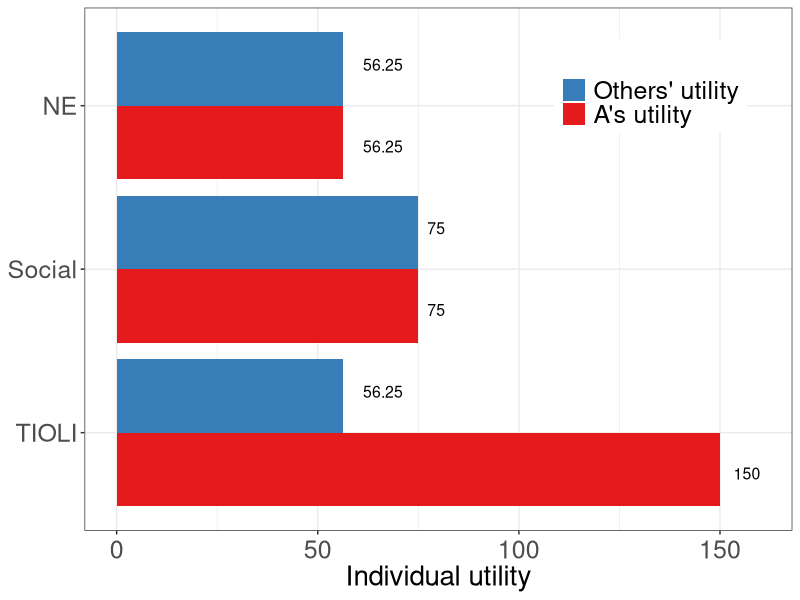
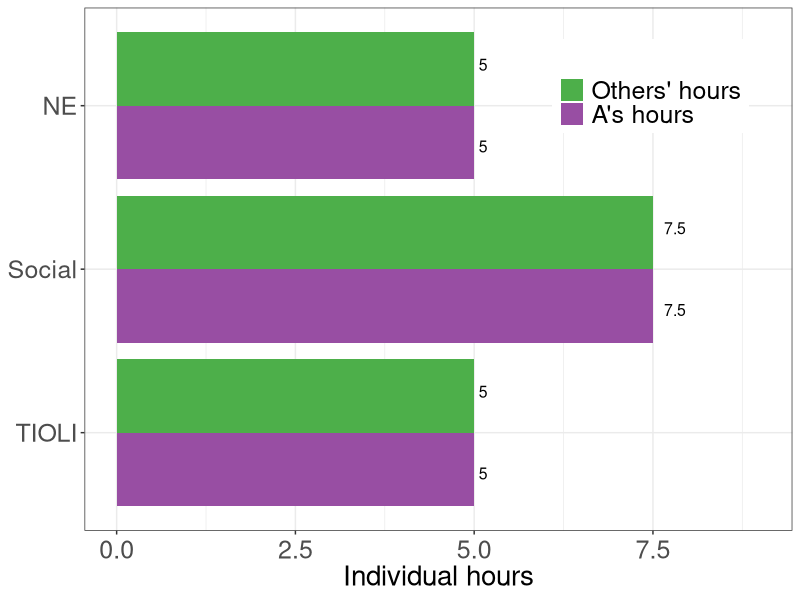
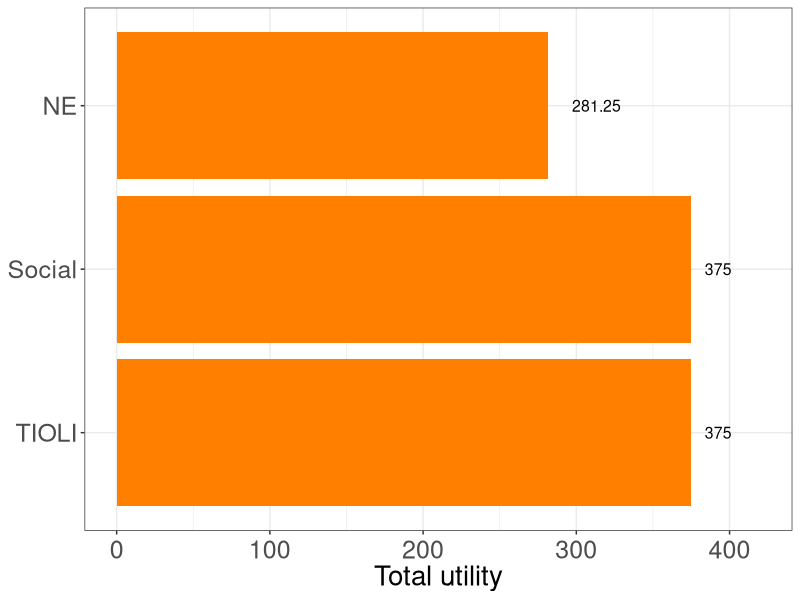
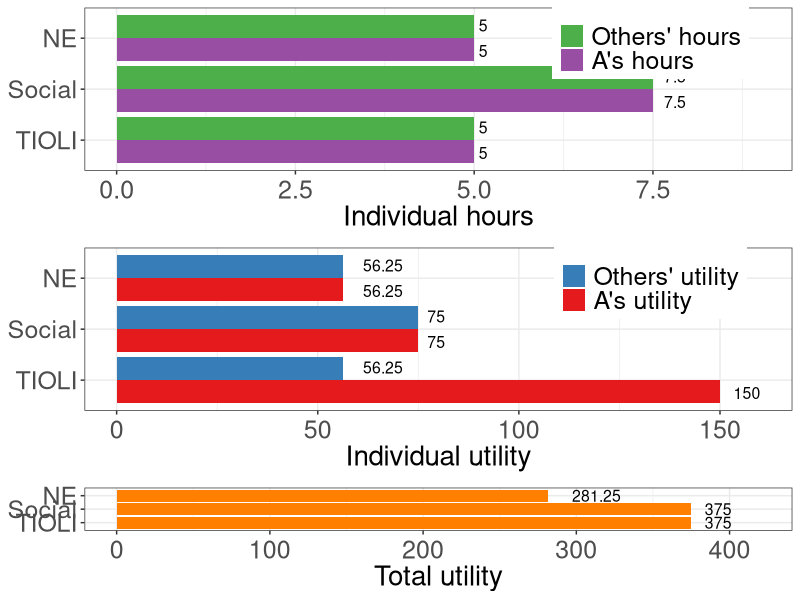
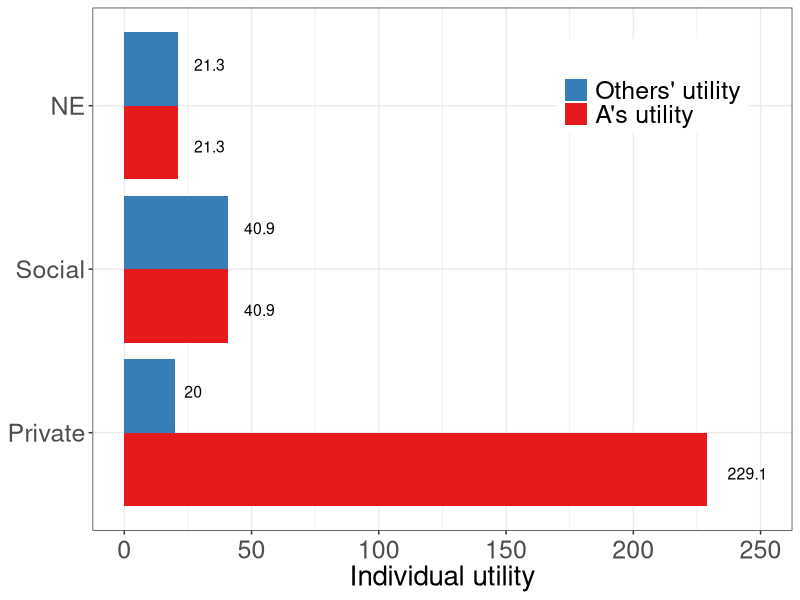
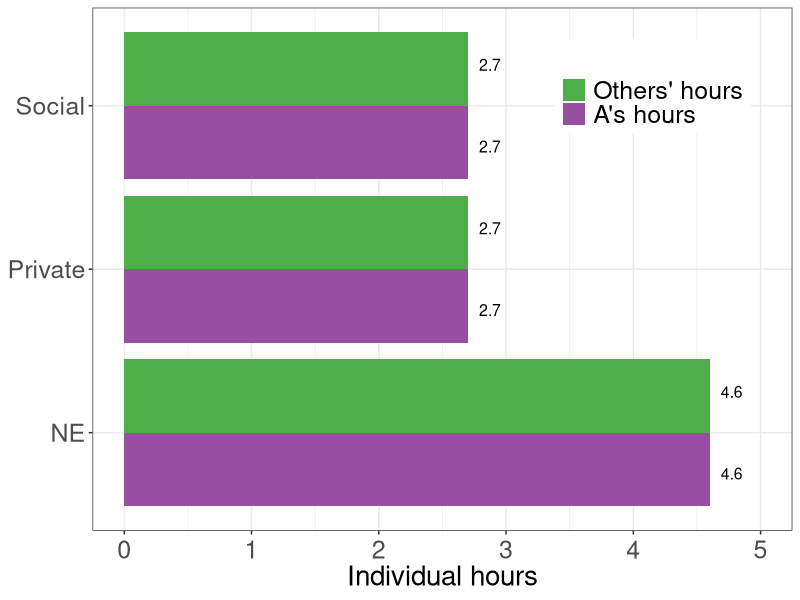
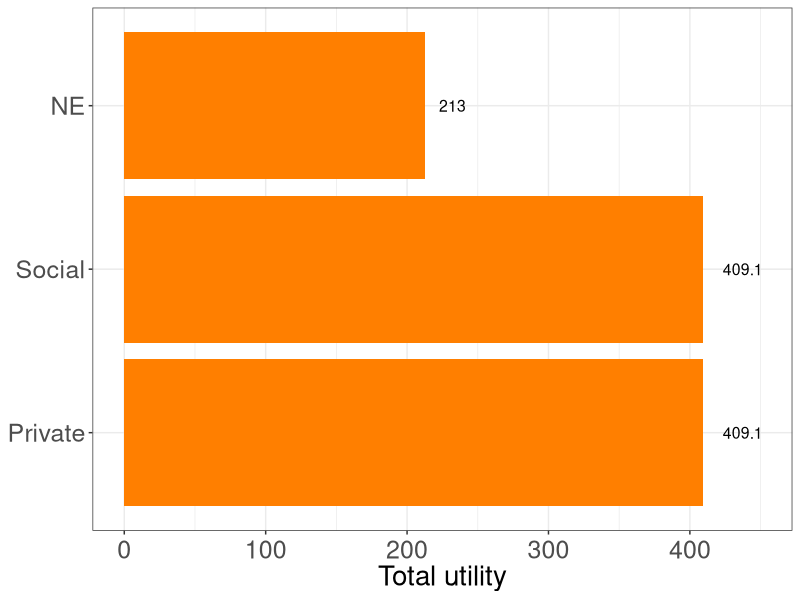
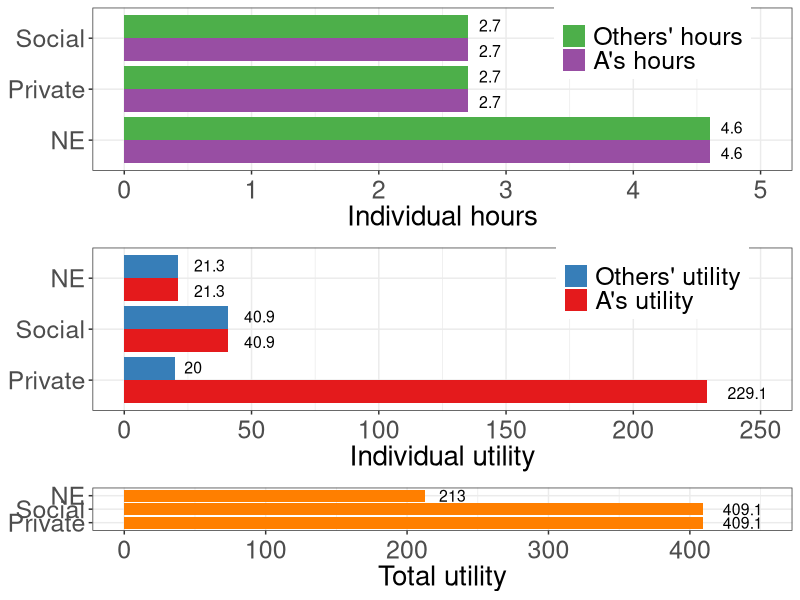

Reproduce these figures in R, in order.
library(tidyverse)

#hA <- c(4.6, 2.7 ,2.7)
#hj <- c(4.6, 2.7 ,2.7)
#uA <- c(21.3, 40.9, 229.1)
#uj <- c(21.3, 40.9, 20)
w <- c(213, 409.1, 409.1)
group2 <- c("NE", "Social", "Private")
#dfn10 <- tibble(hA, hj, uA, uj,w,type)
hours <- c(4.6, 4.6 ,2.7, 2.7, 2.7 ,2.7)
utility <- c(21.3, 21.3, 40.9, 40.9, 229.1, 20)
type <- c("u^A","u^J", "u^A","u^J", "u^A","u^J")
group <- c("NE", "NE", "Social","Social", "Private", "Private")
dfn10 <- tibble(hours, utility, type, group)
dfn10_total <- tibble(w, group2)

w5 <- c(281.25,375, 375)
group2_5 <- c("NE", "Social", "TIOLI")
#dfn10 <- tibble(hA, hj, uA, uj,w,type)
hours5 <- c(5,5,7.5,7.5,5,5)
utility5 <- c(56.25,56.25,75,75, 150,56.25)
type5 <- c("u^A","u^J", "u^A","u^J",  "u^A","u^J")
group5 <- c( "NE","NE", "Social", "Social","TIOLI", "TIOLI")
dfn5 <- tibble(hours5, utility5, type5, group5)
dfn5_total <- tibble(w5, group2_5)

dfn5 <- 
  dfn5 %>% 
  mutate(group5 = factor(group5, levels = c("TIOLI", "Social","NE")))

dfn5_total <- 
  dfn5_total %>% 
  mutate(group2_5 = factor(group2_5, levels = c("TIOLI", "Social","NE")))


plot1 <- 
  dfn5 %>% 
  ggplot(aes(x = group5, y = utility5, fill = type5)) + 
  geom_bar(stat = "identity", position = position_dodge()) + 
  xlab("") +
  ylab("Individual utility") +
  scale_fill_manual(values=c("#377eb8","#e41a1c", "#41AE76","#FFEF66","#386cb0"),
                      name = "", 
                      breaks = c("u^J","u^A"),
                      labels = c( "Others' utility", "A's utility")
                      ) + 
  theme_bw() + 
  theme(legend.position = c(0.8,0.85),
        legend.text.align = 0,
        axis.title = element_text(size = 20),
        axis.title.y = element_blank(),
        axis.text.y = element_text(size = 18),
        #legend.title = element_text(size = 16),
        legend.text = element_text(size = 18),
        legend.title = element_text(size = 18),
        axis.text.x  = element_text(vjust = 0.5, size = 18)) + 
    geom_text(
    aes(x = group5, y = utility5, label = utility5, group = type5),
    col = "black",
    hjust = -0.5, size = 4,
    position = position_dodge(width = 1),
    inherit.aes = TRUE
  ) +
  ylim(0, 160) +
  coord_flip()
plot1

plot2 <- 
  dfn5 %>% 
  ggplot(aes(x = group5, y = hours5, fill = type5)) + 
  geom_bar(stat = "identity", position = position_dodge()) + 
  xlab("") +
  ylab("Individual hours") +
  scale_fill_manual(values = c("#4daf4a", "#984ea3"),
                    #values=c("#377eb8","#e41a1c", "#41AE76","#FFEF66","#386cb0"),
                    name = "", 
                    breaks = c("u^J","u^A"),
                    labels = c( "Others' hours", "A's hours")
  ) + 
  theme_bw() + 
  theme(legend.position = c(0.8,0.85),
        legend.text.align = 0,
        axis.title = element_text(size = 20),
        axis.title.y = element_blank(),
        axis.text.y = element_text(size = 18),
        #legend.title = element_text(size = 16),
        legend.text = element_text(size = 18),
        legend.title = element_text(size = 18),
        axis.text.x  = element_text(vjust = 0.5, size = 18)) + 
  geom_text(
    aes(x = group5, y = hours5, label = hours5, group = type5),
    col = "black",
    hjust = -0.5, size = 4,
    position = position_dodge(width = 1),
    inherit.aes = TRUE
  ) +
  ylim(0, 9) +
  coord_flip()
plot2

plot3 <- 
  dfn5_total %>% 
  ggplot(aes(x = group2_5, y = w5)) + 
  geom_bar(stat = "identity", position = position_dodge(), fill = "#ff7f00") + 
  xlab("") +
  ylab("Total utility") +
  theme_bw() + 
  theme(legend.position = c(0.8,0.85),
        legend.text.align = 0,
        axis.title = element_text(size = 20),
        axis.title.y = element_blank(),
        axis.text.y = element_text(size = 18),
        #legend.title = element_text(size = 16),
        legend.text = element_text(size = 18),
        legend.title = element_text(size = 18),
        axis.text.x  = element_text(vjust = 0.5, size = 18)) + 
  geom_text(
    aes(x = group2_5, y = w5, label = w5),
    col = "black",
    hjust = -0.5, size = 4,
    position = position_dodge(width = 1),
    inherit.aes = TRUE
  ) +
  ylim(0, 420) +
  coord_flip()
plot3

require(gridExtra)
plots <- grid.arrange(plot2, plot1, plot3, ncol = 1, heights = c(2, 2, 1))

ggsave("coordination_failures/bargraph_n5.pdf", plots, width = 7, height = 12)



dfn10 <- 
  dfn10 %>% 
  mutate(group = factor(group, levels = c("Private", "Social","NE")))

dfn10_total <- 
  dfn10_total %>% 
  mutate(group2 = factor(group2, levels = c("Private", "Social","NE")))


plot4 <- 
  dfn10 %>% 
  ggplot(aes(x = group, y = utility, fill = type)) + 
  geom_bar(stat = "identity", position = position_dodge()) + 
  xlab("") +
  ylab("Individual utility") +
  scale_fill_manual(values=c("#377eb8","#e41a1c", "#41AE76","#FFEF66","#386cb0","#386cb0"),
                    name = "", 
                    breaks = c("u^J","u^A"),
                    labels = c( "Others' utility", "A's utility")
  ) + 
  theme_bw() + 
  theme(legend.position = c(0.8,0.85),
        legend.text.align = 0,
        axis.title = element_text(size = 20),
        axis.title.y = element_blank(),
        axis.text.y = element_text(size = 18),
        #legend.title = element_text(size = 16),
        legend.text = element_text(size = 18),
        legend.title = element_text(size = 18),
        axis.text.x  = element_text(vjust = 0.5, size = 18)) + 
  geom_text(
    aes(x = group, y = utility, label = utility, group = type),
    col = "black",
    hjust = -0.5, size = 4,
    position = position_dodge(width = 1),
    inherit.aes = TRUE
  ) +
  ylim(0, 250) +
  coord_flip()
plot4

plot5 <- 
  dfn5 %>% 
  ggplot(aes(x = group, y = hours, fill = type)) + 
  geom_bar(stat = "identity", position = position_dodge()) + 
  xlab("") +
  ylab("Individual hours") +
  scale_fill_manual(values = c("#4daf4a", "#984ea3"),
                    #values=c("#377eb8","#e41a1c", "#41AE76","#FFEF66","#386cb0"),
                    name = "", 
                    breaks = c("u^J","u^A"),
                    labels = c( "Others' hours", "A's hours")
  ) + 
  theme_bw() + 
  theme(legend.position = c(0.8,0.85),
        legend.text.align = 0,
        axis.title = element_text(size = 20),
        axis.title.y = element_blank(),
        axis.text.y = element_text(size = 18),
        #legend.title = element_text(size = 16),
        legend.text = element_text(size = 18),
        legend.title = element_text(size = 18),
        axis.text.x  = element_text(vjust = 0.5, size = 18)) + 
  geom_text(
    aes(x = group, y = hours, label = hours, group = type),
    col = "black",
    hjust = -0.5, size = 4,
    position = position_dodge(width = 1),
    inherit.aes = TRUE
  ) +
  ylim(0, 5) +
  coord_flip()
plot5

plot6 <- 
  dfn10_total %>% 
  ggplot(aes(x = group2, y = w)) + 
  geom_bar(stat = "identity", position = position_dodge(), fill = "#ff7f00") + 
  xlab("") +
  ylab("Total utility") +
  theme_bw() + 
  theme(legend.position = c(0.8,0.85),
        legend.text.align = 0,
        axis.title = element_text(size = 20),
        axis.title.y = element_blank(),
        axis.text.y = element_text(size = 18),
        #legend.title = element_text(size = 16),
        legend.text = element_text(size = 18),
        legend.title = element_text(size = 18),
        axis.text.x  = element_text(vjust = 0.5, size = 18)) + 
  geom_text(
    aes(x = group2, y = w, label = w),
    col = "black",
    hjust = -0.5, size = 4,
    position = position_dodge(width = 1),
    inherit.aes = TRUE
  ) +
  ylim(0, 450) +
  coord_flip()
plot6

require(gridExtra)
plots <- grid.arrange(plot5, plot4, plot6, ncol = 1, heights = c(2, 2, 1))

ggsave("coordination_failures/bargraph_n10.pdf", plots, width = 7, height = 12)
